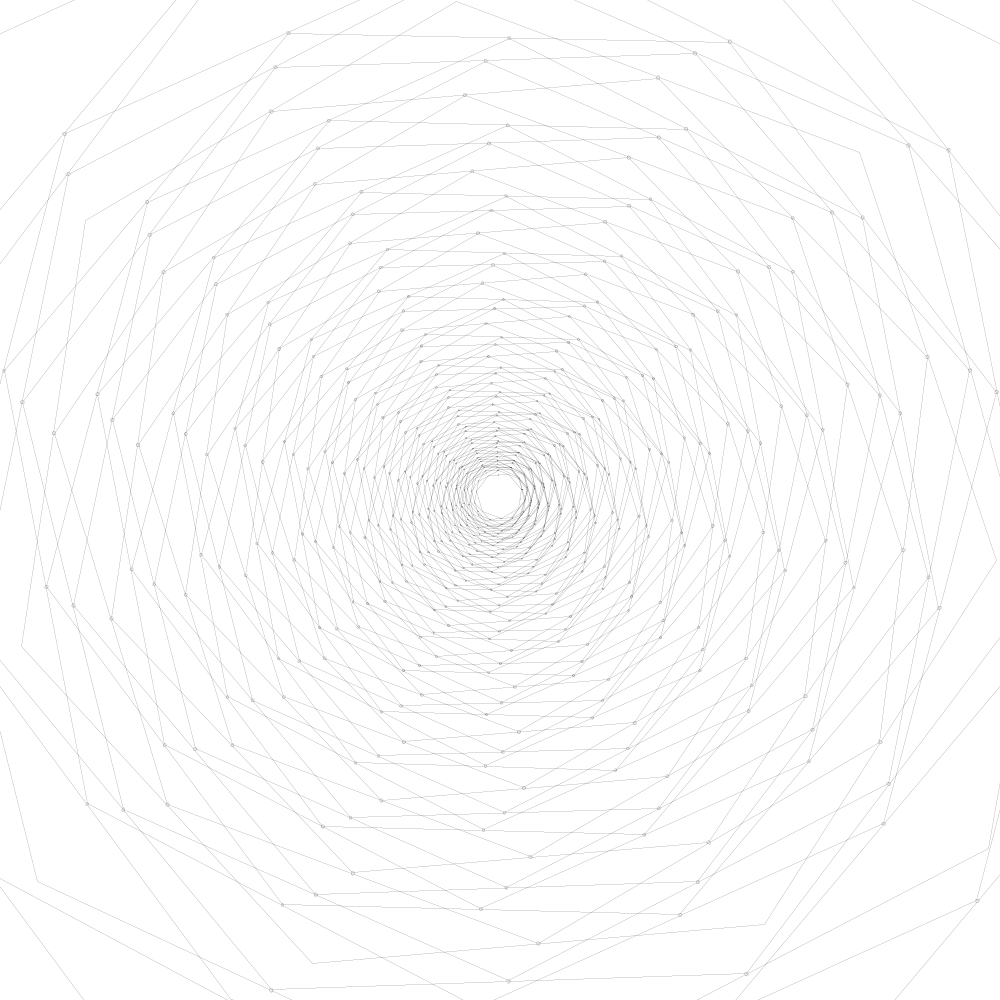
Frame 1 (no input)
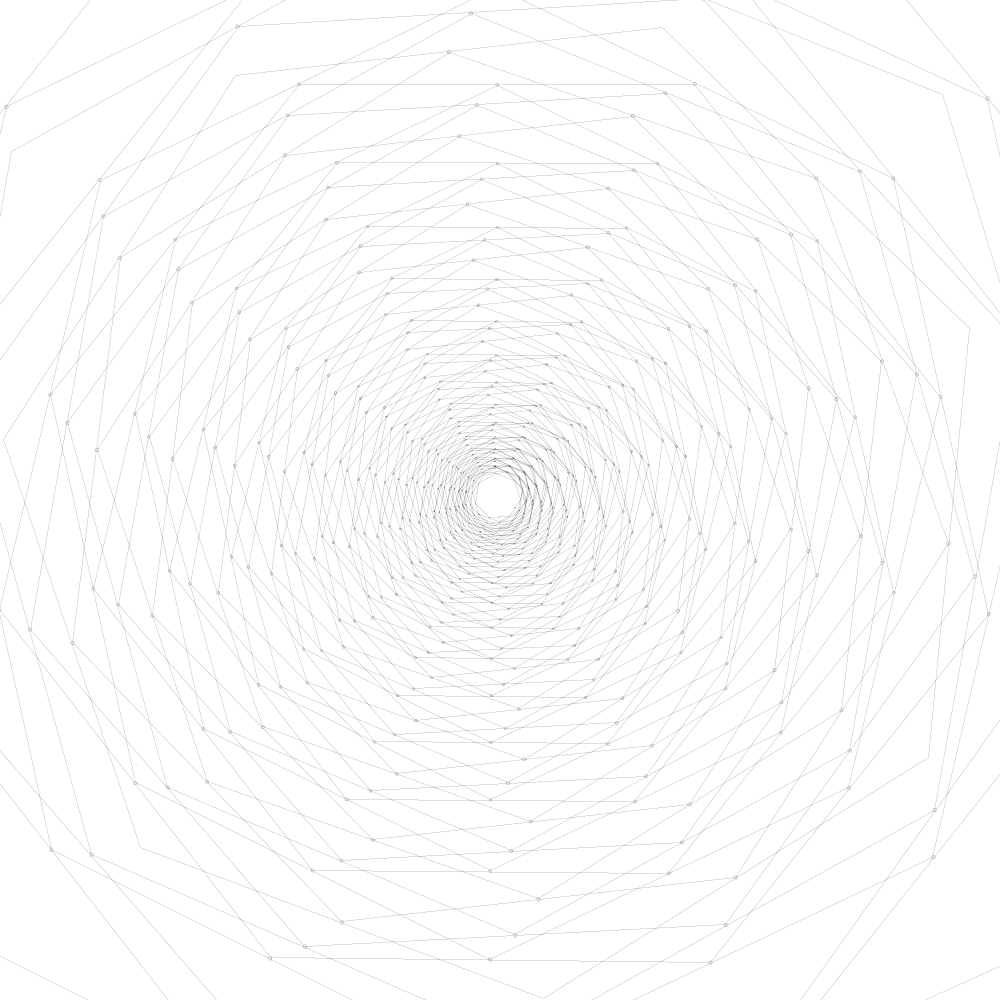
Frame 60 (the mouse pressed at the canvas centre just before this capture)
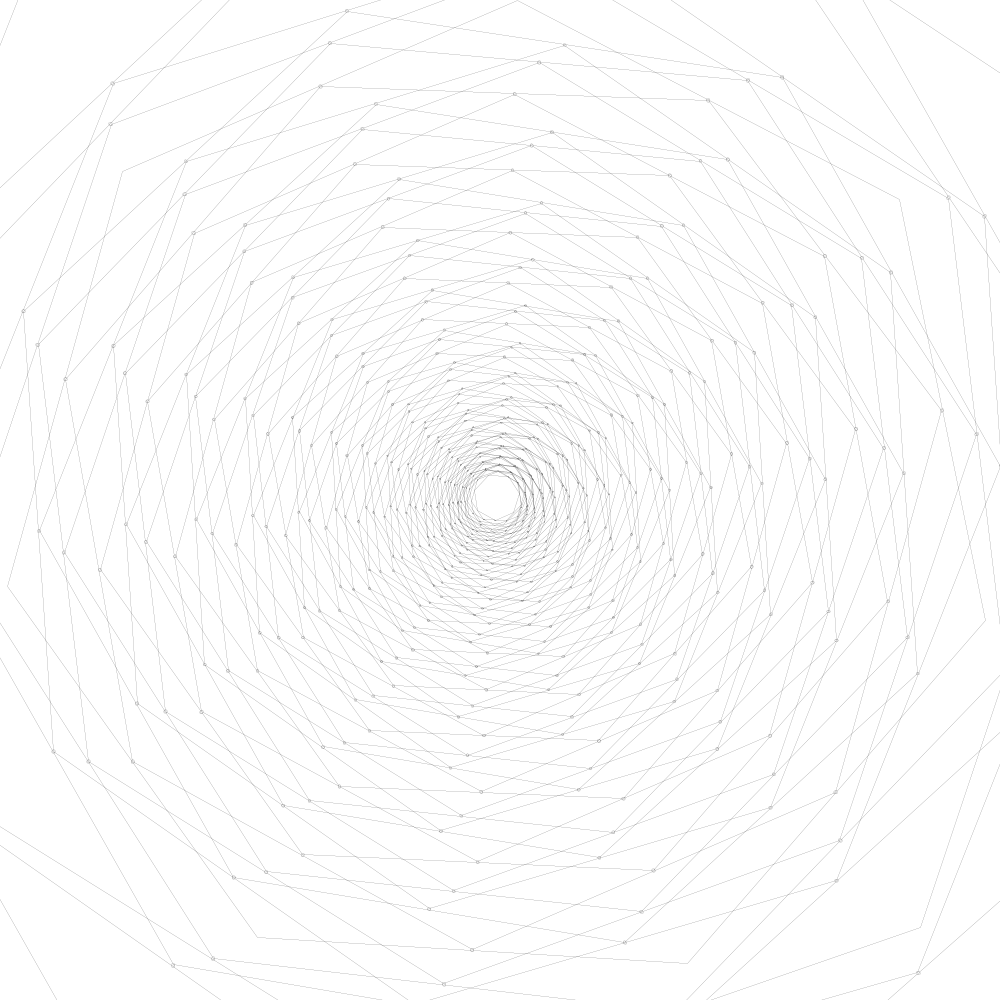
Frame 120 (the mouse held since frame 60 and released just before this capture)

The Processing sketch that drew these frames (run headless with seeded random() and noise(); from frame 60 on, the mouse is pressed at the canvas centre):

// Processing sketch: sketch_180912a
// ── sketch_180912a.pde
FractalRoot[] _pentagons;
int _pentagonCount = 3;
int _maxlevels = 30;
float _lineStrength = 0.001;
float _strutFactor = 0.001;
float _fractalScale = 0.7;
int _sides = 7;
float _elipseBaseScale = 3.0f;
float _angleOffsetStep = 22.5;
float _fractalScaleStep = 0.1;
int _levelStep = 10;
float _modifier = 0.0;

void setup() {
	background(255);
	size(1000, 1000);
	//noStroke();
	smooth();
	_pentagons = new FractalRoot[_pentagonCount];
	for (int i = 0; i < _pentagonCount; i++) 
	{
		_pentagons[i] = new FractalRoot(i * _angleOffsetStep, (_fractalScale - (i * _fractalScaleStep)));
	}
}

void draw() 
{
	background(255);
	int m = millis() % 128;
	for (int i = 0; i < _pentagonCount; i++) 
	{

		_pentagons[i] = new FractalRoot((i) * _angleOffsetStep + m, (_fractalScale - (i * _fractalScaleStep)));
		_pentagons[i].drawShape((i) * _angleOffsetStep + m, (_fractalScale - (i * _fractalScaleStep)));
	}
}

class PointObject {
	float x, y;
	PointObject(float ex, float why) {
		x = ex; y = why;
	}
	void drawMe(float ex, float why) {
		x = ex; y = why;
	}
}

class FractalRoot {
	PointObject[] pointArr = new PointObject[_sides];
	Branch rootBranch;

	FractalRoot(float offset, float fractScale) {
		float centerX = width/2;
		float centerY = width/2;
		int count = 0;
		for(int i = 0; i < _sides; i+=1)
		{
			float input = ((360 / _sides)) * i;
			float x = centerX + ((width * fractScale) * cos(radians(input + offset)));
			float y = centerY + ((width * fractScale) * sin(radians(input + offset)));
			pointArr[count] = new PointObject(x,y);
			count++;
		}
		rootBranch = new Branch(0, 0, pointArr);	
	}

	void drawShape(float offset, float fractScale) 
	{
		float centerX = width/2;
		float centerY = width/2;
		int count = 0;
		for(int i = 0; i < _sides; i+=1)
		{
			float input = ((360 / _sides)) * i;
			float x = centerX + ((width * fractScale) * cos(radians(input + offset)));
			float y = centerY + ((width * fractScale) * sin(radians(input + offset)));
			pointArr[count].drawMe(x, y);
			count++;
		}
		rootBranch.drawMe();
	}
}

class Branch 
{
	int level, num;
	PointObject[] outerPoints = {};
	PointObject[] midPoints = {};
	PointObject[] projPoints = {};
	Branch[] myBranches = {};

	Branch(int lev, int n, PointObject[] points) 
	{
		level = lev;
		num = n;
		outerPoints = points;
		midPoints = calculateMidpoints();
		projPoints = calculateStructPoints();
		if((level+1) < _maxlevels) 
		{
			Branch childBranch = new Branch(level+1, 0, projPoints);
			myBranches = (Branch[])append(myBranches, childBranch);
		}
	}

	void drawMe() {
		strokeWeight((_maxlevels - level) * _lineStrength);
		for (int i = 0; i < outerPoints.length; i++) 
		{
			int nexti = i+1;
			if(nexti == outerPoints.length) 
			{ 
				nexti = 0; 
			}
			line(outerPoints[i].x, outerPoints[i].y, outerPoints[nexti].x, outerPoints[nexti].y);
		}

		strokeWeight((_maxlevels - level) * _lineStrength);
		fill(255, 150);
		for(int j = 0; j < midPoints.length; j++) 
		{
			float levelFloat = level * 1.0;
			float ellipseScale = (_elipseBaseScale * (1.0 - (levelFloat / _maxlevels)));
			ellipse(midPoints[j].x, midPoints[j].y, ellipseScale, ellipseScale);
			line(midPoints[j].x, midPoints[j].y, projPoints[j].x, projPoints[j].y);
			ellipse(projPoints[j].x, projPoints[j].y, ellipseScale, ellipseScale);
		}

		for(int k = 0; k < myBranches.length; k++) 
		{
			myBranches[k].drawMe();
		}
	}

	PointObject[] calculateMidpoints() 
	{
		PointObject[] mpArray = new PointObject[outerPoints.length];
		for (int i = 0; i < outerPoints.length; i++) 
		{
			int nexti = i+1;
			if(nexti == outerPoints.length) 
			{ 
				nexti = 0; 
			}
			PointObject thisMp = calcMidpoint(outerPoints[i], outerPoints[nexti]);
			mpArray[i] = thisMp;
		}
		return mpArray;
	}

	PointObject calcMidpoint(PointObject end1, PointObject end2) 
	{
		float mx, my;

		if(end1.x > end2.x) 
		{
			mx = end2.x + ((end1.x - end2.x)/2);
		} 
		else 
		{
			mx = end1.x + ((end2.x - end1.x)/2);
		}

		if(end1.y > end2.y) {
			my = end2.y + ((end1.y - end2.y)/2);
		} else {
			my = end1.y + ((end2.y - end1.y)/2);
		}

		return new PointObject(mx,my);
	}

	PointObject[] calculateStructPoints() {
		PointObject[] structArray = new PointObject[midPoints.length];
		for (int i = 0; i < midPoints.length; i++) {
			int nexti = i+3;
			if(nexti >= midPoints.length) { nexti -= midPoints.length; }
			PointObject thisSP = calcProjectionPoint(midPoints[i], outerPoints[nexti]);
			structArray[i] = thisSP;
		}
		return structArray;
	}

	PointObject calcProjectionPoint(PointObject mp, PointObject op) {
		float px, py;
		float adj, opp;
		if(op.x > mp.x) {
			opp = op.x - mp.x;
		} else {
			opp = mp.x - op.x;
		}

		if(op.y > mp.y) {
			adj = op.y - mp.y;
		} else {
			adj = mp.y - op.y;
		}

		if(op.x > mp.x) {
			px = mp.x + (opp * _strutFactor);
		} else {
			px = mp.x - (opp * _strutFactor);
		}

		if(op.y > mp.y) {
			py = mp.y + (adj * _strutFactor);
		} else {
			py = mp.y - (adj * _strutFactor);
		}

		return new PointObject(px,py);
	}


}
